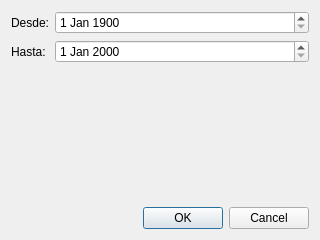
<?xml version="1.0" encoding="UTF-8"?>
<ui version="4.0">
 <class>monthCalcDialog</class>
 <widget class="QDialog" name="monthCalcDialog">
  <property name="geometry">
   <rect>
    <x>0</x>
    <y>0</y>
    <width>320</width>
    <height>240</height>
   </rect>
  </property>
  <property name="windowTitle">
   <string>Dialog</string>
  </property>
  <layout class="QVBoxLayout" name="verticalLayout">
   <item>
    <layout class="QFormLayout" name="formLayout">
     <item row="0" column="0">
      <widget class="QLabel" name="desdeLabel">
       <property name="text">
        <string>Desde:</string>
       </property>
      </widget>
     </item>
     <item row="0" column="1">
      <widget class="QDateEdit" name="desdeDateEdit">
       <property name="date">
        <date>
         <year>1900</year>
         <month>1</month>
         <day>1</day>
        </date>
       </property>
      </widget>
     </item>
     <item row="1" column="0">
      <widget class="QLabel" name="hastaLabel">
       <property name="text">
        <string>Hasta:</string>
       </property>
      </widget>
     </item>
     <item row="1" column="1">
      <widget class="QDateEdit" name="hastaDateEdit"/>
     </item>
    </layout>
   </item>
   <item>
    <widget class="QDialogButtonBox" name="buttonBox">
     <property name="orientation">
      <enum>Qt::Horizontal</enum>
     </property>
     <property name="standardButtons">
      <set>QDialogButtonBox::Cancel|QDialogButtonBox::Ok</set>
     </property>
    </widget>
   </item>
  </layout>
 </widget>
 <resources/>
 <connections>
  <connection>
   <sender>buttonBox</sender>
   <signal>accepted()</signal>
   <receiver>monthCalcDialog</receiver>
   <slot>accept()</slot>
   <hints>
    <hint type="sourcelabel">
     <x>248</x>
     <y>254</y>
    </hint>
    <hint type="destinationlabel">
     <x>157</x>
     <y>274</y>
    </hint>
   </hints>
  </connection>
  <connection>
   <sender>buttonBox</sender>
   <signal>rejected()</signal>
   <receiver>monthCalcDialog</receiver>
   <slot>reject()</slot>
   <hints>
    <hint type="sourcelabel">
     <x>316</x>
     <y>260</y>
    </hint>
    <hint type="destinationlabel">
     <x>286</x>
     <y>274</y>
    </hint>
   </hints>
  </connection>
 </connections>
</ui>
